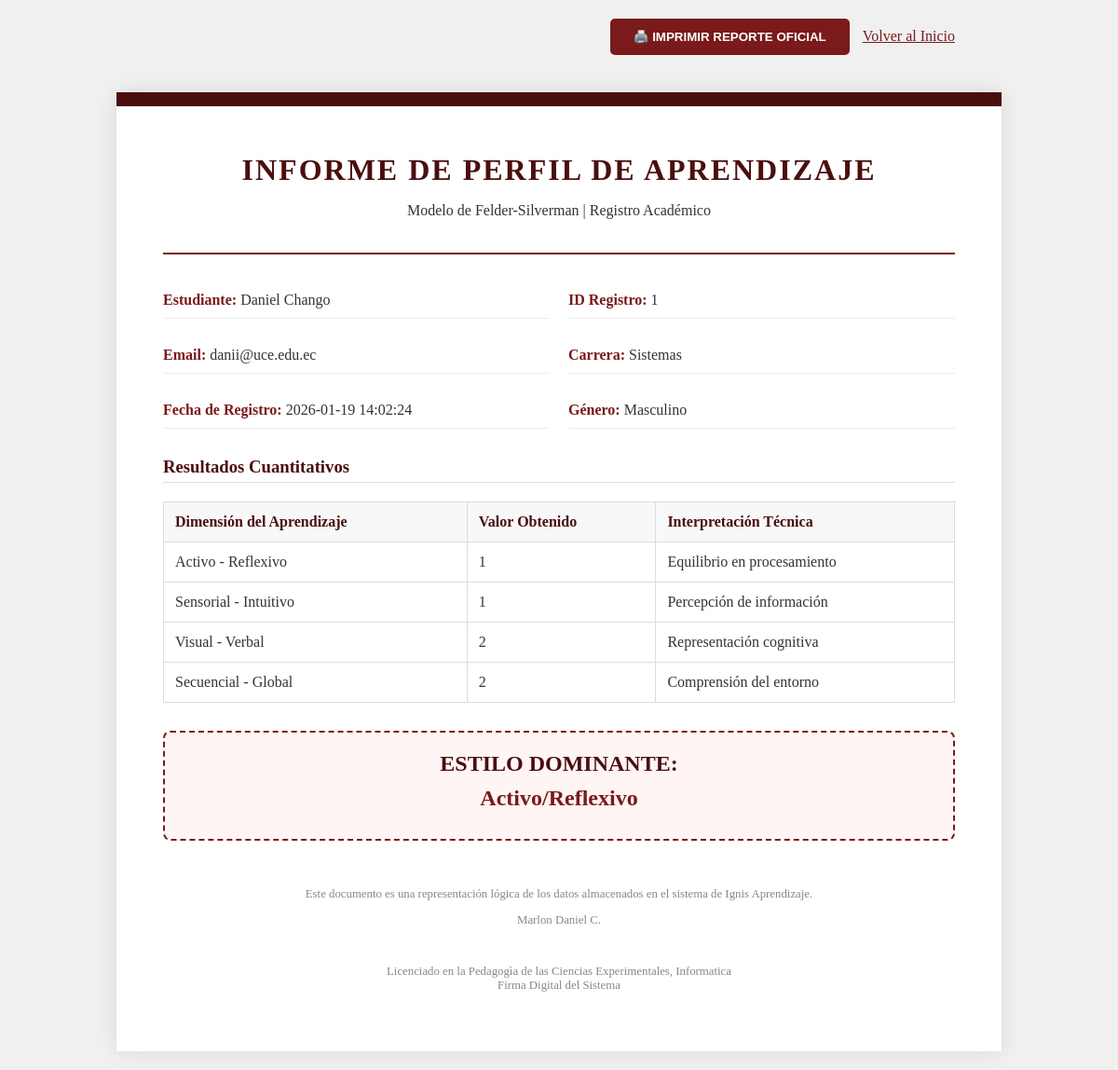
The app's page /reporte.php?id=1 with its own data.
### tables this page shows
CREATE TABLE IF NOT EXISTS `resultados` (
  `id_res` int(11) NOT NULL AUTO_INCREMENT,
  `usuario_id` int(11) DEFAULT NULL,
  `estilo_dominante` varchar(50) DEFAULT NULL,
  `valor_activo_reflexivo` int(11) DEFAULT NULL,
  `valor_sensorial_intuitivo` int(11) DEFAULT NULL,
  `valor_visual_verbal` int(11) DEFAULT NULL,
  `valor_secuencial_global` int(11) DEFAULT NULL,
  PRIMARY KEY (`id_res`),
  KEY `usuario_id` (`usuario_id`)
);

CREATE TABLE IF NOT EXISTS `usuarios` (
  `id` int(11) NOT NULL AUTO_INCREMENT,
  `nombre` varchar(100) NOT NULL,
  `email` varchar(100) NOT NULL,
  `fecha_nac` date NOT NULL,
  `genero` enum('M','F','Otro') NOT NULL,
  `carrera` varchar(50) NOT NULL,
  `fecha_registro` timestamp NOT NULL DEFAULT CURRENT_TIMESTAMP,
  PRIMARY KEY (`id`),
  UNIQUE KEY `email` (`email`)
);

### reporte.php (the view, shortened to what this page needs)
<?php
include 'config.php';
$id_reporte = 0;
if (isset($_GET['id'])) {
    $id_reporte = intval($_GET['id']);
} elseif (isset($_POST['id_busqueda'])) {
    $id_reporte = intval($_POST['id_busqueda']);
}
$user = null;
if ($id_reporte > 0) {
    $sql = "SELECT u.*, r.* FROM usuarios u
            INNER JOIN resultados r ON u.id = r.usuario_id
            WHERE u.id = $id_reporte";
    $res = $conn->query($sql);
    if ($res) {
        $user = $res->fetch_assoc();
    }
}
?>
<!DOCTYPE html>
<html lang="es">
<head>
</head>
<body>
<div class="no-print" style="max-width: 850px; margin: 0 auto 20px auto; text-align: right;">
    <button onclick="window.print()" class="btn-print">🖨️ IMPRIMIR REPORTE OFICIAL</button>
    <a href="index.php" style="margin-left: 10px; color: var(--rojo-oscuro);">Volver al Inicio</a>
</div>
<div class="report-paper">
    <?php if ($user): ?>
        <div class="header-report">
            <h1>Informe de Perfil de Aprendizaje</h1>
            <p>Modelo de Felder-Silverman | Registro Académico</p>
        </div>
        <div class="info-grid">
            <div class="info-item"><strong>Estudiante:</strong> <?php echo $user['nombre']; ?></div>
            <div class="info-item"><strong>ID Registro:</strong> <?php echo $user['id']; ?></div>
            <div class="info-item"><strong>Email:</strong> <?php echo $user['email']; ?></div>
            <div class="info-item"><strong>Carrera:</strong> <?php echo $user['carrera']; ?></div>
            <div class="info-item"><strong>Fecha de Registro:</strong> <?php echo $user['fecha_registro']; ?></div>
            <div class="info-item"><strong>Género:</strong> <?php echo ($user['genero']=='M'?'Masculino':'Femenino'); ?></div>
        </div>
        <h3 style="color: var(--rojo-muy-oscuro); border-bottom: 1px solid #ddd; padding-bottom: 5px;">Resultados Cuantitativos</h3>
        <table class="results-table">
            <thead>
                <tr>
                    <th>Dimensión del Aprendizaje</th>
                    <th>Valor Obtenido</th>
                    <th>Interpretación Técnica</th>
                </tr>
            </thead>
            <tbody>
                <tr>
                    <td>Activo - Reflexivo</td>
                    <td><?php echo $user['valor_activo_reflexivo']; ?></td>
                    <td>Equilibrio en procesamiento</td>
                </tr>
                <tr>
                    <td>Sensorial - Intuitivo</td>
                    <td><?php echo $user['valor_sensorial_intuitivo']; ?></td>
                    <td>Percepción de información</td>
                </tr>
                <tr>
                    <td>Visual - Verbal</td>
                    <td><?php echo $user['valor_visual_verbal']; ?></td>
                    <td>Representación cognitiva</td>
                </tr>
                <tr>
                    <td>Secuencial - Global</td>
                    <td><?php echo $user['valor_secuencial_global']; ?></td>
                    <td>Comprensión del entorno</td>
                </tr>
            </tbody>
        </table>
        <div class="dominante-box">
            <h2 style="margin:0; color: var(--rojo-muy-oscuro);">ESTILO DOMINANTE:</h2>
            <p style="font-size: 1.5em; font-weight: bold; margin: 10px 0; color: var(--rojo-oscuro);">
                <?php echo $user['estilo_dominante']; ?>
            </p>
        </div>
        <div style="margin-top: 50px; text-align: center; font-size: 0.8em; color: #888;">
            <p>Este documento es una representación lógica de los datos almacenados en el sistema de Ignis Aprendizaje.</p> <break>
            <p>Marlon Daniel C.</p> <br>
            <p>Licenciado en la Pedagogìa de las Ciencias Experimentales, Informatica<br>Firma Digital del Sistema</p>
        </div>
    <?php endif; ?>
</div>
</body>
</html>

### reporte.php (style rules this page uses)
:root { --rojo-oscuro: #7a1a1a; --rojo-muy-oscuro: #4a0e0e; --gris-texto: #333; }
body { font-family: 'Georgia', serif; background: #f0f0f0; margin: 0; padding: 20px; color: var(--gris-texto); }
.report-paper { max-width: 850px; margin: auto; background: white; padding: 50px; box-shadow: 0 0 20px rgba(0,0,0,0.1); border-top: 15px solid var(--rojo-muy-oscuro); position: relative; }
.header-report { text-align: center; border-bottom: 2px solid var(--rojo-oscuro); padding-bottom: 20px; margin-bottom: 30px; }
.header-report h1 { color: var(--rojo-muy-oscuro); text-transform: uppercase; letter-spacing: 2px; margin: 0; }
.info-grid { display: grid; grid-template-columns: 1fr 1fr; gap: 20px; margin-bottom: 30px; }
.info-item { border-bottom: 1px solid #eee; padding: 10px 0; }
.info-item strong { color: var(--rojo-oscuro); }
.results-table { width: 100%; border-collapse: collapse; margin-top: 20px; }
.results-table th { background: #f8f8f8; color: var(--rojo-muy-oscuro); border: 1px solid #ddd; padding: 12px; text-align: left; }
.results-table td { border: 1px solid #ddd; padding: 12px; }
.dominante-box { background: #fff5f5; border: 2px dashed var(--rojo-oscuro); padding: 20px; text-align: center; margin-top: 30px; border-radius: 8px; }
.btn-print { background: var(--rojo-oscuro); color: white; padding: 12px 25px; border: none; border-radius: 5px; cursor: pointer; font-weight: bold; margin-bottom: 20px; }

### records on screen
resultados: usuario.nombre "Daniel Chango", usuario "1", usuario.email "danii@uce.edu.ec", usuario.carrera "Sistemas", usuario.fecha_registro "2026-01-19 14:02:24", valor_activo_reflexivo "1", valor_sensorial_intuitivo "1", valor_visual_verbal "2", valor_secuencial_global "2", estilo_dominante "Activo/Reflexivo"
